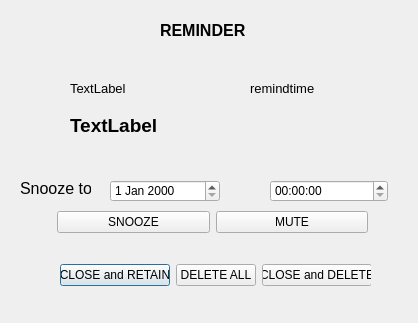
<?xml version="1.0" encoding="UTF-8"?>
<ui version="4.0">
 <class>RemindDialog</class>
 <widget class="QDialog" name="RemindDialog">
  <property name="geometry">
   <rect>
    <x>0</x>
    <y>0</y>
    <width>418</width>
    <height>323</height>
   </rect>
  </property>
  <property name="windowTitle">
   <string>Dialog</string>
  </property>
  <widget class="QLabel" name="reminddate">
   <property name="geometry">
    <rect>
     <x>70</x>
     <y>80</y>
     <width>111</width>
     <height>16</height>
    </rect>
   </property>
   <property name="font">
    <font>
     <pointsize>10</pointsize>
    </font>
   </property>
   <property name="text">
    <string>TextLabel</string>
   </property>
  </widget>
  <widget class="QLabel" name="remindtime">
   <property name="geometry">
    <rect>
     <x>250</x>
     <y>80</y>
     <width>81</width>
     <height>16</height>
    </rect>
   </property>
   <property name="font">
    <font>
     <pointsize>10</pointsize>
    </font>
   </property>
   <property name="text">
    <string>remindtime</string>
   </property>
  </widget>
  <widget class="QLabel" name="remindcontent">
   <property name="geometry">
    <rect>
     <x>70</x>
     <y>100</y>
     <width>221</width>
     <height>51</height>
    </rect>
   </property>
   <property name="font">
    <font>
     <pointsize>14</pointsize>
     <weight>75</weight>
     <bold>true</bold>
    </font>
   </property>
   <property name="text">
    <string>TextLabel</string>
   </property>
   <property name="textFormat">
    <enum>Qt::RichText</enum>
   </property>
  </widget>
  <widget class="QLabel" name="snooze">
   <property name="geometry">
    <rect>
     <x>20</x>
     <y>180</y>
     <width>71</width>
     <height>16</height>
    </rect>
   </property>
   <property name="font">
    <font>
     <pointsize>12</pointsize>
    </font>
   </property>
   <property name="text">
    <string>Snooze to</string>
   </property>
  </widget>
  <widget class="QTimeEdit" name="timeEdit">
   <property name="geometry">
    <rect>
     <x>270</x>
     <y>180</y>
     <width>118</width>
     <height>22</height>
    </rect>
   </property>
  </widget>
  <widget class="QDateEdit" name="dateEdit">
   <property name="geometry">
    <rect>
     <x>110</x>
     <y>180</y>
     <width>110</width>
     <height>22</height>
    </rect>
   </property>
  </widget>
  <widget class="QLabel" name="label">
   <property name="geometry">
    <rect>
     <x>160</x>
     <y>10</y>
     <width>131</width>
     <height>41</height>
    </rect>
   </property>
   <property name="font">
    <font>
     <pointsize>12</pointsize>
     <weight>75</weight>
     <bold>true</bold>
    </font>
   </property>
   <property name="text">
    <string>REMINDER</string>
   </property>
   <property name="textFormat">
    <enum>Qt::RichText</enum>
   </property>
   <property name="scaledContents">
    <bool>false</bool>
   </property>
   <property name="margin">
    <number>-2</number>
   </property>
  </widget>
  <widget class="QWidget" name="layoutWidget">
   <property name="geometry">
    <rect>
     <x>60</x>
     <y>240</y>
     <width>311</width>
     <height>71</height>
    </rect>
   </property>
   <layout class="QHBoxLayout" name="horizontalLayout">
    <item>
     <widget class="QPushButton" name="close">
      <property name="text">
       <string>CLOSE and RETAIN</string>
      </property>
     </widget>
    </item>
    <item>
     <widget class="QPushButton" name="closeDeleteAll">
      <property name="text">
       <string>DELETE ALL</string>
      </property>
     </widget>
    </item>
    <item>
     <widget class="QPushButton" name="closeDelete">
      <property name="text">
       <string>CLOSE and DELETE</string>
      </property>
     </widget>
    </item>
   </layout>
  </widget>
  <widget class="QWidget" name="">
   <property name="geometry">
    <rect>
     <x>57</x>
     <y>210</y>
     <width>311</width>
     <height>25</height>
    </rect>
   </property>
   <layout class="QHBoxLayout" name="horizontalLayout_2">
    <item>
     <widget class="QPushButton" name="snoozeButton">
      <property name="text">
       <string>SNOOZE</string>
      </property>
     </widget>
    </item>
    <item>
     <widget class="QPushButton" name="mute">
      <property name="text">
       <string>MUTE</string>
      </property>
     </widget>
    </item>
   </layout>
  </widget>
 </widget>
 <resources/>
 <connections/>
</ui>
